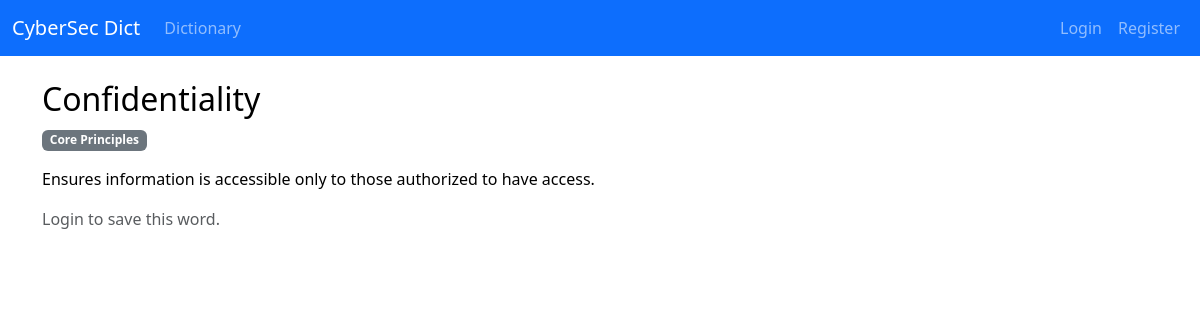
The app's page /dict/1 with its own data.
### models.py (models this page shows)
class DictionaryEntry(db.Model):
    id = db.Column(db.Integer, primary_key=True)
    term = db.Column(db.String(255), unique=True, nullable=False, index=True)
    content = db.Column(db.Text, nullable=False)
    category = db.Column(db.String(120), nullable=True, index=True)
    created_at = db.Column(db.DateTime, default=datetime.utcnow)
    updated_at = db.Column(db.DateTime, default=datetime.utcnow, onupdate=datetime.utcnow)

### routes_dict.py (the view)
@dict_bp.route('/<int:entry_id>')
def detail(entry_id: int):
    entry = DictionaryEntry.query.get_or_404(entry_id)
    is_saved = False
    if current_user.is_authenticated:
        is_saved = current_user.saved_entries.filter_by(id=entry.id).first() is not None
    return render_template('dict/detail.html', entry=entry, is_saved=is_saved)

### templates/dict/detail.html
{% extends 'base.html' %}
{% block content %}
<h2>{{ entry.term }}</h2>
{% if entry.category %}
<p><span class="badge text-bg-secondary">{{ entry.category }}</span></p>
{% endif %}
<p style="white-space: pre-wrap;">{{ entry.content }}</p>
{% if current_user.is_authenticated %}
  {% if is_saved %}
  <form method="post" action="{{ url_for('dict.unsave_entry', entry_id=entry.id) }}">
    <button class="btn btn-outline-secondary" type="submit">Unsave</button>
  </form>
  {% else %}
  <form method="post" action="{{ url_for('dict.save_entry', entry_id=entry.id) }}">
    <button class="btn btn-primary" type="submit">Save</button>
  </form>
  {% endif %}
{% else %}
  <p class="text-muted">Login to save this word.</p>
{% endif %}
{% endblock %}

### static/styles.css (style rules this page uses)
body.bg-body { background-color: var(--bg) !important; color: var(--fg) !important; }
.badge.text-bg-secondary { background-color: #6c757d !important; }

### records on screen
DictionaryEntry: term "Confidentiality", category "Core Principles", content "Ensures information is accessible only to those authorized to have access."
